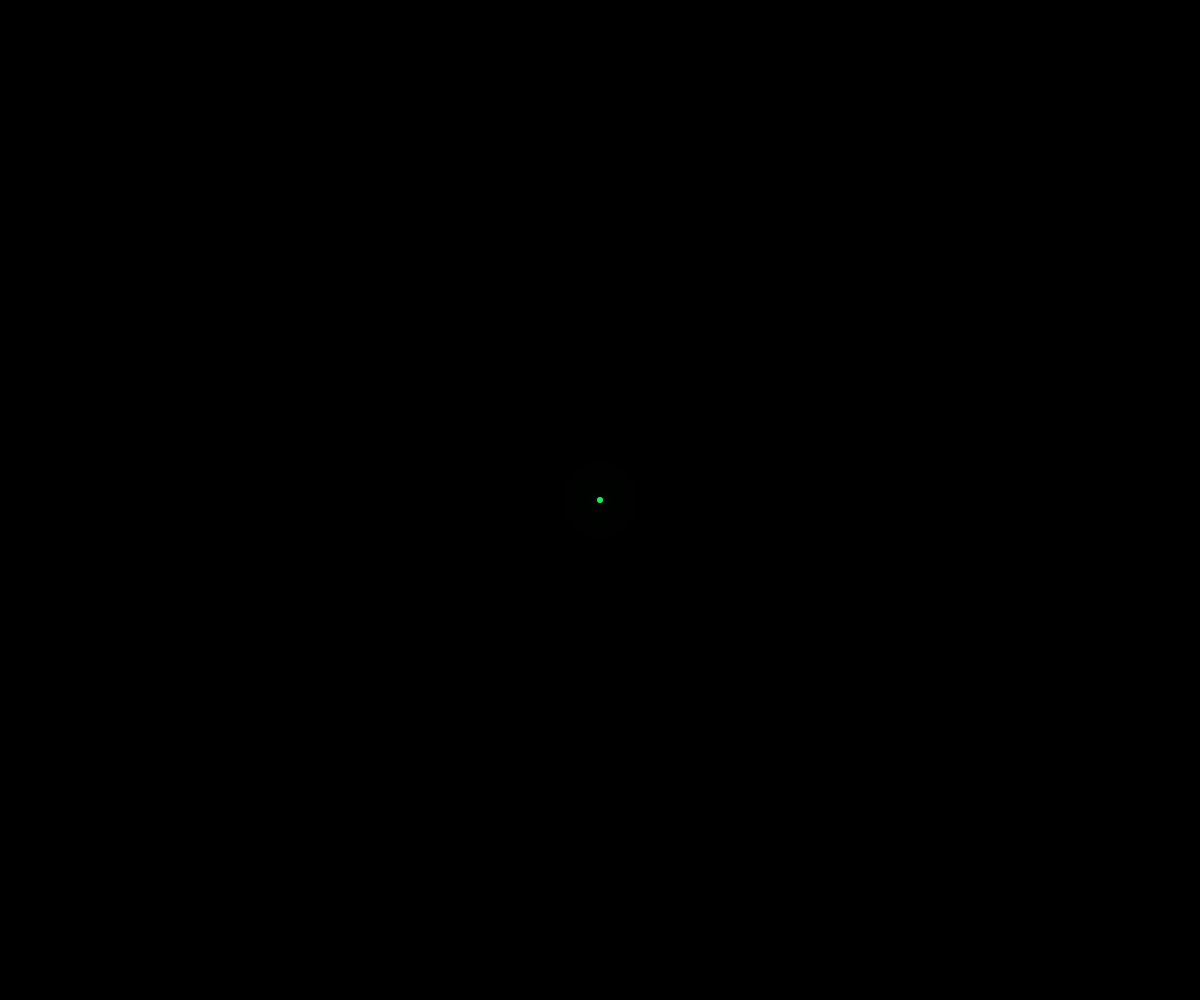
Frame 1 (no input)
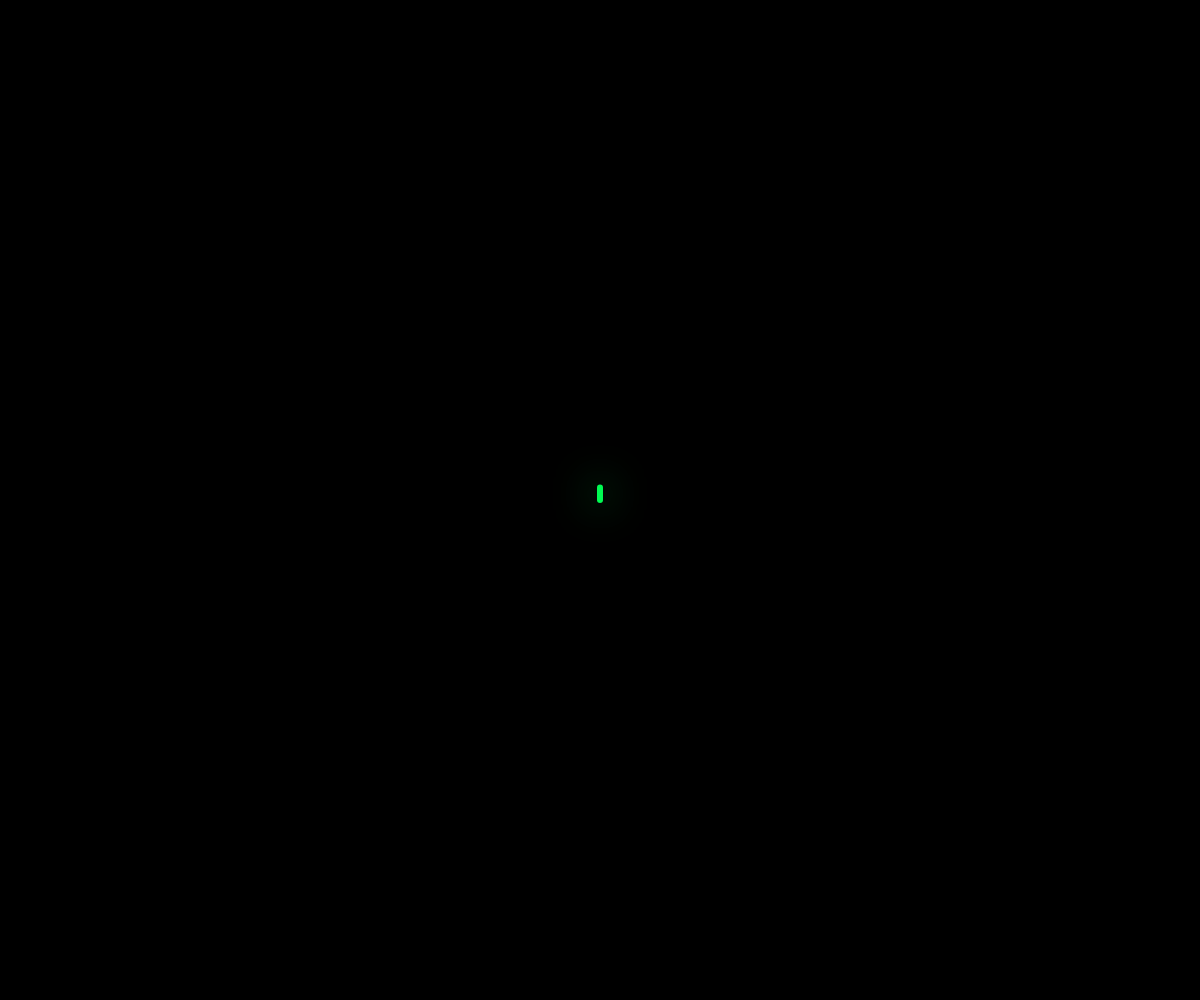
Frame 2 (the mouse pressed at the canvas centre, redrawn once)

The p5.js sketch that drew these frames (run headless with seeded random() and noise() and a simulated clock; the mouse was pressed at the canvas centre and the sketch redrawn once):

// p5.js sketch
// ── sketch.js
// Created for the #WCCChallenge - Electric Growth
// Electric (sketch inspired by EL wire, the line paths inspired by circuit diagrams) - Growth (flower nodes)

let neonPalette = ['#00ff53']; //'#da00eb', '#ff6255', '#ff009d', '#00ff53', '#01fd9a'];
let neonColorRGB;

let startX, startY;

let isVertical = true;
let allSegments = [];
let quadrants = [0, 0, 0, 0];

let gBoundsX = { min: 0, max: 0 };
let gBoundsY = { min: 0, max: 0 };

function setup() {
  // init canvas/draw settings
  createCanvas(windowWidth, windowHeight);
  frameRate(30);
  strokeWeight(6);
  strokeJoin(ROUND);
  noFill();
  noLoop();

  // pick a color
  let neonColorStr = random(neonPalette);
  neonColor = color(neonColorStr);
  neonColorRGB = { r: red(neonColor), g: green(neonColor), b: blue(neonColor) };

  // initialize start point to canvas center
  startX = width / 2;
  startY = height / 2;

  gBoundsX.min = width * 0.1;
  gBoundsX.max = width * 0.9;
  gBoundsY.min = height * 0.1;
  gBoundsY.max = height * 0.9;

  // create first segment
  createSegment();
}

function draw() {
  background(0);

  // Draw segments

  drawingContext.shadowBlur = 40;
  drawingContext.shadowColor = neonColor;
  let shouldCreateSegment = false;
  for (let i = 0; i < allSegments.length; i++) {
    let segment = allSegments[i];
    updateStrokeColor(segment.alphaFinal);

    // if the segment has finished drawing itself, flag to begin a new one
    shouldCreateSegment = segment.drawSegment();

    // remove segment from array after it has finished fading out
    if (segment.alphaVal <= 0) {
      allSegments.splice(i, 1);
      i--;
    }
  }

  if (shouldCreateSegment) {
    createSegment();
  }
}

function mouseClicked() {
  loop();
}

function createSegment() {
  // get lowest Quadrant Values
  let lowestQuadValue = 9999999;
  let lowestQuads = [];
  for (let i = 0; i < quadrants.length; i++) {
    let currentVal = quadrants[i];
    if (currentVal <= lowestQuadValue) {
      if (currentVal === lowestQuadValue) {
        lowestQuads.push(i);
      } else {
        lowestQuads = [i];
        lowestQuadValue = currentVal;
      }
    }
  }
  let quadIndex = random(lowestQuads);
  quadrants[quadIndex] += 1;

  let segment = new Segment(startX, startY, isVertical, quadIndex, gBoundsX, gBoundsY);
  allSegments.push(segment);

  // Make next segment begins at the end of current segment
  startX = segment.endX;
  startY = segment.endY;
}

function updateStrokeColor(alphaVal) {
  let newColor = color(neonColorRGB.r, neonColorRGB.g, neonColorRGB.b, alphaVal);
  stroke(newColor);
}

// ── abstract.js
// Abstract classes for part and their subparts. Wire/Leg, Flower/Petal. These methods keep track of drawing each segment, one subpart at a time.

class AbstractPart {
  constructor() {
		if (new.target === AbstractPart) {
      throw new Error("Cannot instantiate abstract class AbstractPart.");
    }
    this.allSubpartsLeft = [];
    this.subpartsDone = [];
    this.setTranslations = function () {};
    this.isComplete = false;
  }

  grow() {
    //Draw all completed segments in full.
    for (let i = 0; i < this.subpartsDone.length; i++) {
      this.setTranslations();
      this.subpartsDone[i].drawSubpart();
      resetMatrix();
    }

    // Grow next segment, when it's done move into finished segments
    if (this.allSubpartsLeft.length > 0) {
      this.setTranslations();
      if (this.allSubpartsLeft[0].growSubpart()) {
        let finished = this.allSubpartsLeft.shift();
        this.subpartsDone.push(finished);
      }
      resetMatrix();
      return false;
    }

    this.isComplete = true;
    return true;
  }
}

class AbstractSubpart {
  constructor(rate) {
		if (new.target === AbstractSubpart) {
      throw new Error("Cannot instantiate abstract class AbstractSubpart.");
    }
    this.mainProgress = 0;
    this.mainRate = rate;
    this.isDone = false;
  }

  growSubpart() {
    if (this.mainProgress >= 1) {
      this.isDone = true;
    } else {
      this.drawSubpart();
      this.mainProgress += this.mainRate;
    }

    return this.isDone;
  }
  
  easeIn(start, end, factor) {
    return start + (end - start) * factor;
  }
}

// ── flower.js
// Flower node
class Flower extends AbstractPart {
  constructor(posX, posY) {
    super();
		
		// initialize petal variables
    this.petalCount = floor(random(3, 8));
    let petalMax = 1.5 * (360 / this.petalCount);
    this.petalHeight = floor(random(100, 300));
    this.petalWidth = floor(random(10, 2* petalMax));

		// set function to translate rotated petals back to flower node center
    this.setTranslations = function () {
      translate(posX, posY);
    };

    // create Petals
    let inc = 360 / this.petalCount;
    let rotationDirection = random(0,1) < 0.5 ? 1 : -1;
    let rotationFactor = rotationDirection * random(25, 50);
    for (let i = 0; i < this.petalCount; i++) {
      let petal = new Petal(this.petalWidth, this.petalHeight, i * inc, rotationFactor);
      this.allSubpartsLeft.push(petal);
    }
  }
  
  grow() {
    if (this.isComplete) {
			// when all petals are drawn, start growing the petal
      this.subpartsDone.forEach((petal) => {
        petal.isBlooming = true;
      });
    }
    return super.grow();
  }

}

class Petal extends AbstractSubpart {
  constructor(w, h, angle, r) {
    super(0.1); // rate at which petal grows
    this.pWidth = w;
    this.pHeight = h;
    this.pAngle = angle;
    this.pRotationFactor = r;

		// init variables
    this.currentWidth = 0;
    this.currentHeight = 0;
    this.bloomProgress = 0.1;
    this.bloomRate = 0.005;
    this.xBloomEase = 0.5;
    this.yBloomEase = 0.2;
    this.isBlooming = false;
		
		// init parameters for beginning of bloom
    this.bloom();
  }
  

  bloom() {
		// increase the width/height of petal gradually
    if (this.bloomProgress <= 1.0) {
      let xProgress = this.easeIn(this.bloomProgress, 1.0, this.xBloomEase);
      let yProgress = this.easeIn(this.bloomProgress, 1.0, this.yBloomEase);
      this.currentWidth = xProgress * this.pWidth;
      this.currentHeight = yProgress * this.pHeight;
      this.bloomProgress += this.bloomRate;
    }
  }

  drawSubpart() {
		// blooming has begun, grow petal shape
    if (this.isBlooming) this.bloom();
		
    // Translate to origin and rotate
    translate(0, 0);    
    rotate(radians(this.pAngle + millis() / this.pRotationFactor));

    // Draw the rotated bezier curve relative to the rotation center
    let start, end;
    start = end = { x: 0, y: 0 };
    let control1 = { x: this.currentWidth, y: this.currentHeight };
    let control2 = { x: -this.currentWidth, y: this.currentHeight };
		
    beginShape();

    vertex(0, 0);
    for (let i = 0; i <= this.mainProgress; i += 0.01) {
      let x = bezierPoint(start.x, control1.x, control2.x, end.x, i);
      let y = bezierPoint(start.y, control1.y, control2.y, end.y, i);
      vertex(x, y);
    }

    endShape();
		
    // Reset transformations
    resetMatrix();
  }
}

// ── segment.js
// Segment consists of wire (line) and a flower node at the end

class Segment {
  constructor(px, py, isVertical, quadrant, boundX, boundY) {
    // set start position
    this.startX = px;
    this.startY = py;

    // create wire
    this.wire = new Wire(px, py, isVertical, quadrant, boundX, boundY);
    this.endX = this.wire.endX;
    this.endY = this.wire.endY;

    // create flower at end point of wire
    this.flower = new Flower(this.endX, this.endY);

    // init variables
    this.isComplete = false;
    this.alphaVal = 255;
    this.alphaFinal = 255;
    this.flickeringOffset = random(0, TWO_PI);
  }

  drawSegment() {
    // vary alpha randomly to create flickering effect
    this.alphaFinal = this.alphaVal + 30 * sin(millis() / 10 + this.flickeringOffset);

    // animate segment growth, return true when finished
    if (this.wire.grow()) {
      if (this.flower.grow()) {
        this.alphaVal -= 0.5;
        return true;
      }
    }
    return false;
  }
}

// ── wire.js
// Wire connection between flower nodes

class Wire extends AbstractPart {
  constructor(startX, startY, isVertical, quadrant, widthBounds, heightBounds) {
    super();
    let directionVal;

    switch (quadrant) {
      case 0:
        directionVal = createVector(0, 1);
        break;
      case 1:
        directionVal = createVector(0, -1);
        break;
      case 2:
        directionVal = createVector(-1, 0);
        break;
      case 3:
        directionVal = createVector(1, 0);
        break;
    }

    // determine start and end positions of lines
    let start = createVector(startX, startY);
    let py = start.y;
    let px = start.x;

    let legNum = floor(random(6, 10));
    for (let i = 0; i < legNum; i++) {
      let isDiagonal = random(0, 1) < 0.2;
      let maxLength = isDiagonal ? 100 : 500;

      let maxLengthX = isVertical ? maxLength / 2 : maxLength;
      let maxLengthY = isVertical ? maxLength : maxLength / 2;
      let newX = px;
      let newY = py;
      if (isDiagonal) {
        let inc = maxLength;
        newX += this.getRandDirectionScalar() * inc;
        newY += this.getRandDirectionScalar() * inc;
      } else if (isVertical) {
        let incY = directionVal.y === 0 ? this.getRandDirectionScalar() : directionVal.y;
        newY += incY * random(maxLengthY / 2, maxLengthY);
        isVertical = false;
      } else {
        let incX = directionVal.x === 0 ? this.getRandDirectionScalar() : directionVal.x;
        newX += incX * random(maxLengthX / 2, maxLengthX);
        isVertical = true;
      }

      // check bounds
      // set bounds
      let randVal = random(50, 300);
      if (newX < widthBounds.min) newX = px + randVal;
      if (newX > widthBounds.max) newX = px - randVal;
      if (newY < heightBounds.min) newY = py + randVal;
      if (newY > heightBounds.max) newY = py - randVal;
      let subpart = new Leg(createVector(px, py), createVector(newX, newY));

      px = newX;
      py = newY;

      this.allSubpartsLeft.push(subpart);
    }
    this.endX = px;
    this.endY = py;
  }

  getRandDirectionScalar() {
    return random(0, 1) < 0.5 ? -1 : 1;
  }
}

// single line of a wire part
class Leg extends AbstractSubpart {
  constructor(startPoint, endPoint) {
    // TODO: update rate initation
    super(0.1);

    this.start = startPoint;
    this.end = endPoint;
  }

  drawSubpart() {
    if (this.isDone) {
      line(this.start.x, this.start.y, this.end.x, this.end.y);
    } else {
      let xProgress = map(this.mainProgress, 0, 1.0, this.start.x, this.end.x, true);
      let yProgress = map(this.mainProgress, 0, 1.0, this.start.y, this.end.y, true);
      line(this.start.x, this.start.y, xProgress, yProgress);
    }
  }
}
